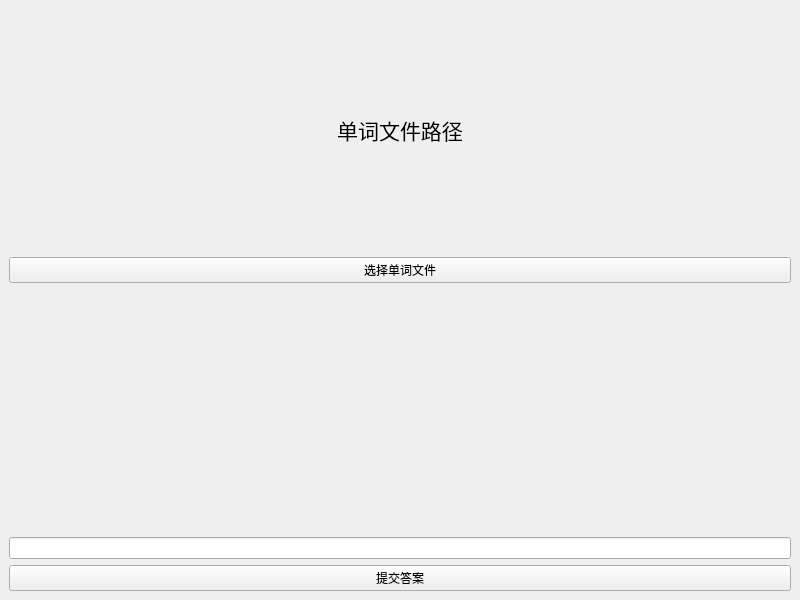
<?xml version="1.0" encoding="UTF-8"?>
<ui version="4.0">
 <class>word</class>
 <widget class="QMainWindow" name="word">
  <property name="geometry">
   <rect>
    <x>0</x>
    <y>0</y>
    <width>800</width>
    <height>600</height>
   </rect>
  </property>
  <property name="windowTitle">
   <string>MainWindow</string>
  </property>
  <widget class="QWidget" name="centralwidget">
   <layout class="QVBoxLayout" name="verticalLayout">
    <item>
     <widget class="QLabel" name="lb_file_path">
      <property name="font">
       <font>
        <family>Arial</family>
        <pointsize>16</pointsize>
       </font>
      </property>
      <property name="text">
       <string>单词文件路径</string>
      </property>
      <property name="alignment">
       <set>Qt::AlignCenter</set>
      </property>
     </widget>
    </item>
    <item>
     <widget class="QPushButton" name="pb_file">
      <property name="text">
       <string>选择单词文件</string>
      </property>
     </widget>
    </item>
    <item>
     <widget class="QLabel" name="lb_question">
      <property name="font">
       <font>
        <family>Arial</family>
        <pointsize>20</pointsize>
       </font>
      </property>
      <property name="text">
       <string/>
      </property>
      <property name="alignment">
       <set>Qt::AlignCenter</set>
      </property>
     </widget>
    </item>
    <item>
     <widget class="QLineEdit" name="le_answer"/>
    </item>
    <item>
     <widget class="QPushButton" name="pb_submit">
      <property name="text">
       <string>提交答案</string>
      </property>
     </widget>
    </item>
   </layout>
  </widget>
 </widget>
 <resources/>
 <connections/>
</ui>
